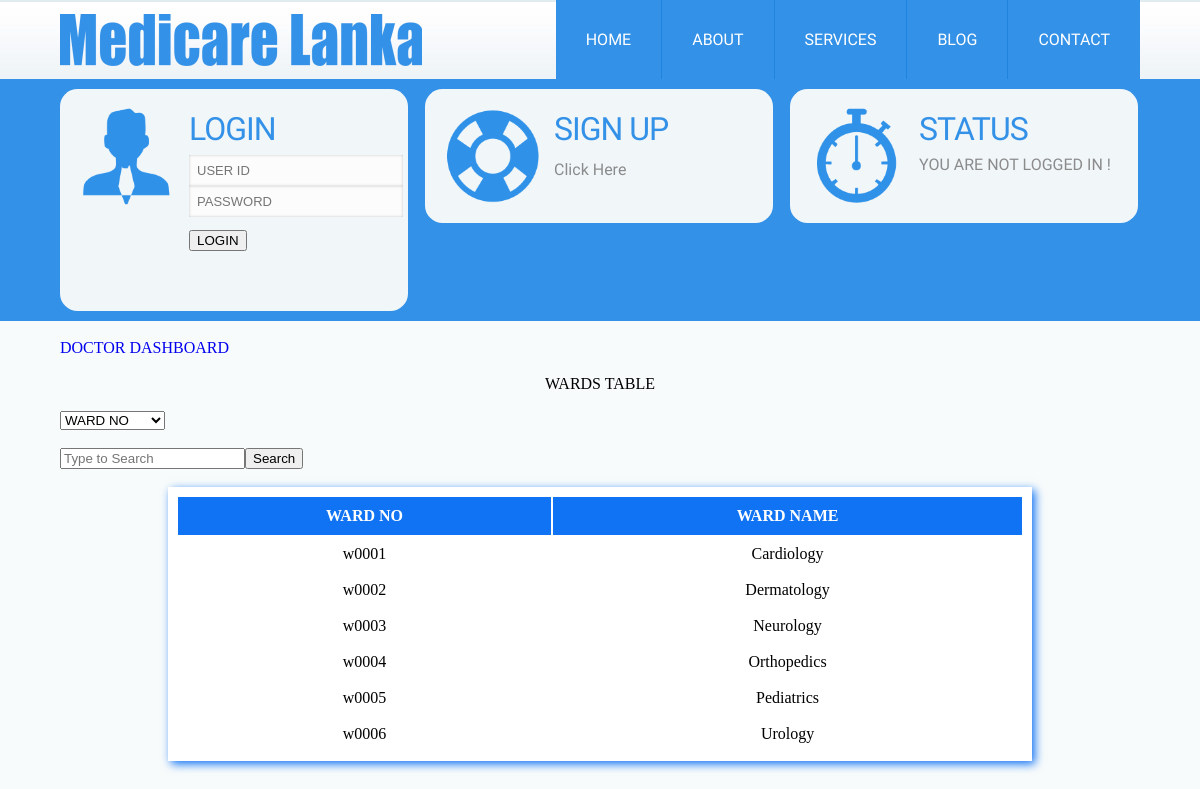
Screenshot of /other_ward.php with the database file from the repository.
### tables this page shows
CREATE TABLE `ward` (
  `ward_no` varchar(5) NOT NULL,
  `ward_name` varchar(20) NOT NULL
);

### other_ward.php (the view, shortened to what this page needs)
<?php
	include 'header.php';
?>
</div>
<div class="wrap">
<br>
<a class="addnew" href="doctor.php" style="font-face:Khmer OS Battambang; font-size:16px;">DOCTOR DASHBOARD</a></font>
<br><br>
<center><h1>WARDS TABLE</h1></center>
<br>
	<div class="search">
	<form method="post" action="other_ward_search.php">
    <select name="cbosearch">
    	<option>WARD NO</option>
    </select>
	<br><br>
	<input type="text" name="txtsearch" placeholder="Type to Search" /><input type="submit" name="cmdsearch" value="Search" />
    </form>
    </div>
	<br>
	<center>
	<table>
    	<tr>
            <th>WARD NO</th>
            <th>WARD NAME</th>
    	</tr>
        <?php
			$sql = "select * from ward";
			$result = mysql_query($sql);
			if (!$result) {
				echo "An error has occured: ".mysql_error();
			} else {
				while($tr=mysql_fetch_array($result)) {
		?>
		<tr>
			<td align="center"><?php echo $tr[0]; ?></td>
			<td align="center"><?php echo $tr[1]; ?></td>
		</tr>
		<?php
				}
			}
		?>
    </table>
	</center>
	</div>
	<br><br>
</body>
</html>

### css/style.css (style rules this page uses)
html,body,div,span,applet,object,iframe,h1,h2,h3,h4,h5,h6,p,blockquote,pre,a,abbr,acronym,address,big,cite,code,del,dfn,em,img,ins,kbd,q,s,samp,small,strike,strong,sub,sup,tt,var,b,u,i,dl,dt,dd,ol,nav ul,nav li,fieldset,form,label,legend,caption,tbody,tfoot,thead,article,aside,canvas,details,embed,figure,figcaption,footer,header,hgroup,menu,nav,output,ruby,section,summary,time,mark,audio,video { margin:0;padding:0;border:0;font-size:100%;font:inherit;vertical-align:baseline; }
a { text-decoration:none; }
body { background:#F8FBFB; }
.wrap { width:70%; margin:0 auto; }
table,td,tr { padding:8px; }
table { border:1px #1073F4; width:80%; background:#FFF; height:auto; margin:auto; box-shadow:3px 3px 9px #1073F4; }
th { background:#1073F4; color:#FFF; font-weight:bold; padding:10px; align: center; }
td { border:1px #1073F4; padding: auto; align: center; }
@media screen and (max-width:1366px) { .wrap { width:90%; } }

### rows the page displays
ward: ward_no "w0001", ward_name "Cardiology"
ward: ward_no "w0002", ward_name "Dermatology"
ward: ward_no "w0003", ward_name "Neurology"
ward: ward_no "w0004", ward_name "Orthopedics"
ward: ward_no "w0005", ward_name "Pediatrics"
ward: ward_no "w0006", ward_name "Urology"
